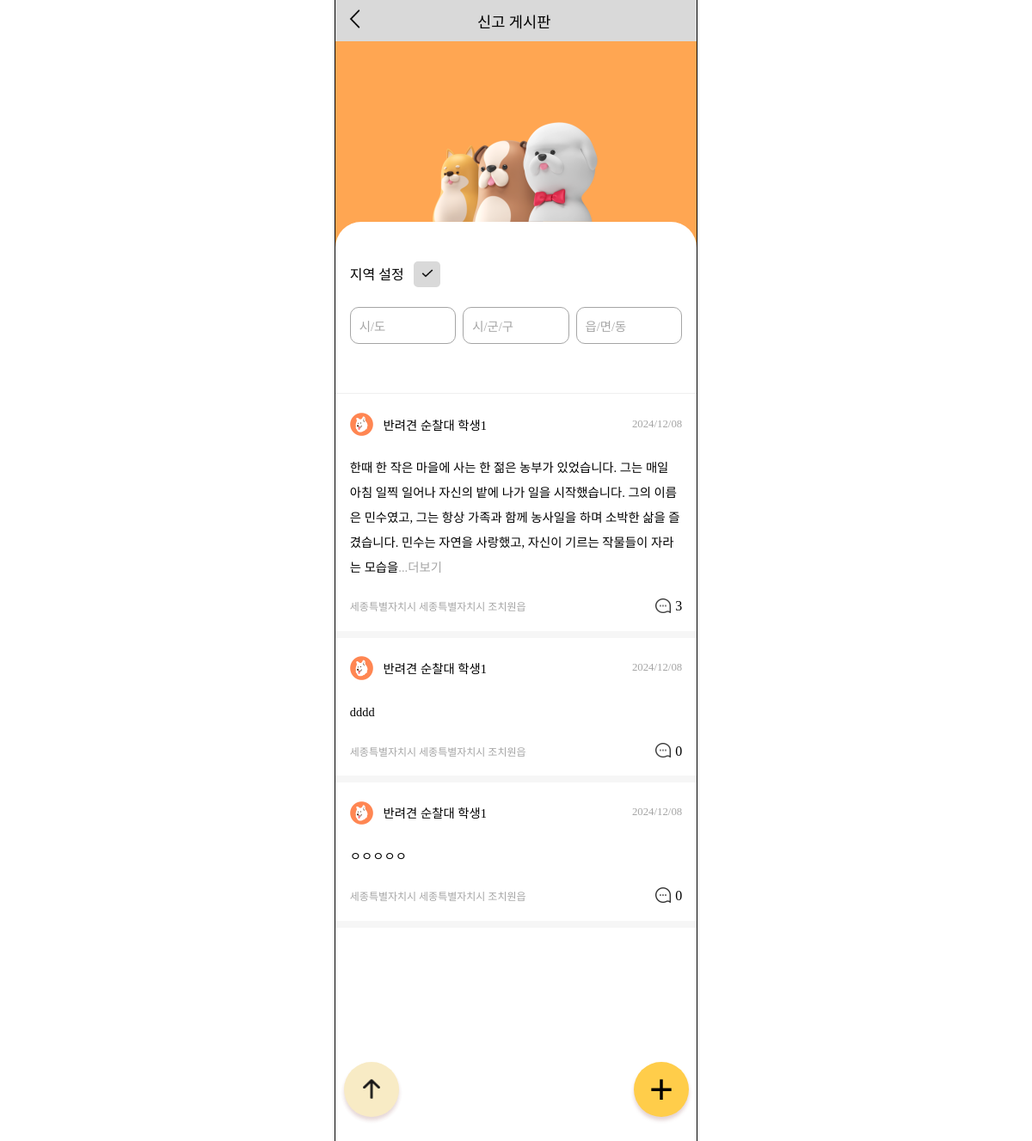
Before: /boards/petrol-board/ (signed in) with the older database file.
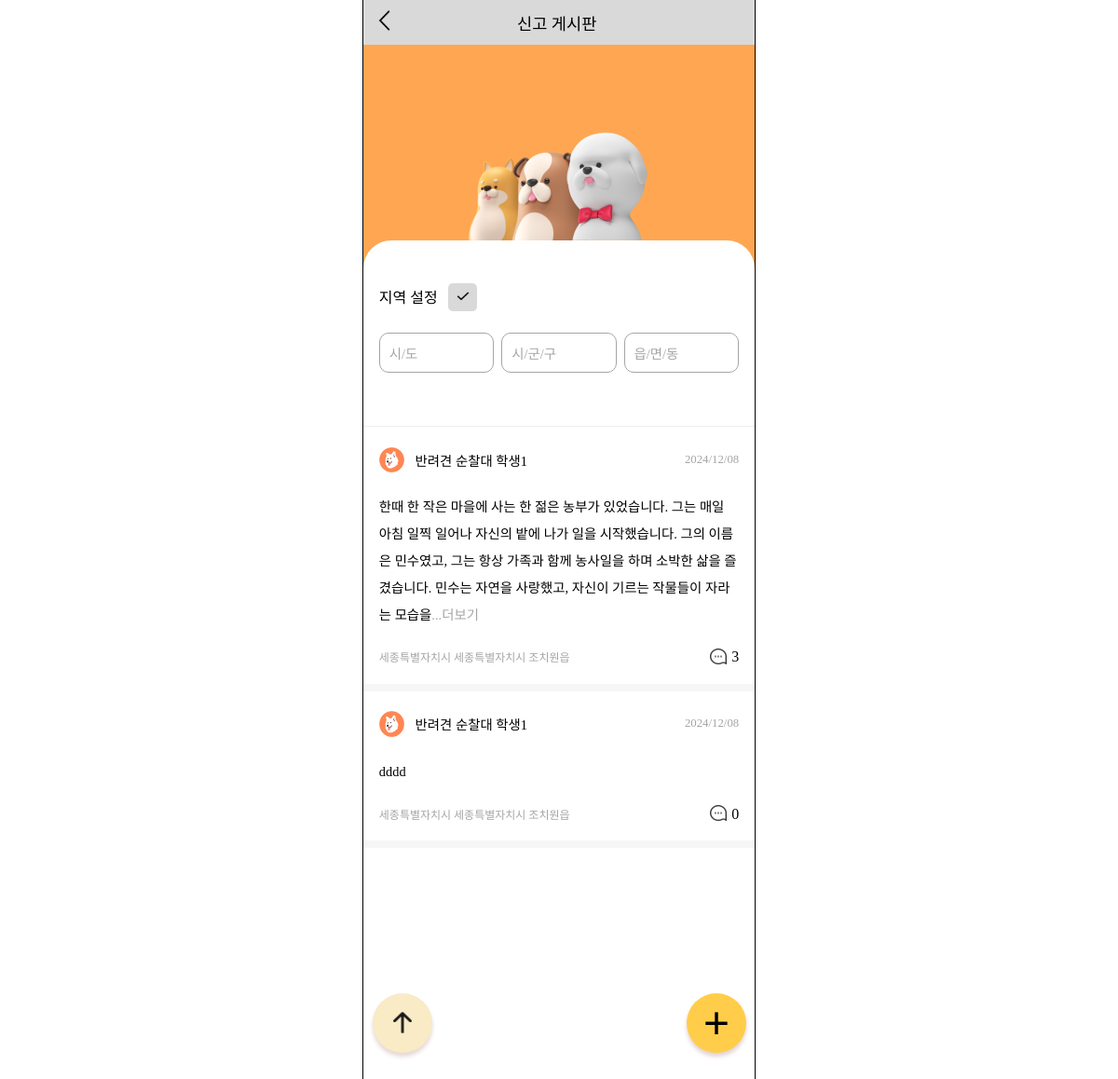
After: the same page with the newer database file.
### boards/models.py (models this page shows)
class Board(models.Model):
    user = models.ForeignKey(settings.AUTH_USER_MODEL, on_delete=models.CASCADE)
    region_sido = models.CharField(null=False, max_length=30, blank=False)
    region_sigungu = models.CharField(null=False, max_length=30, blank=False)
    region_dong = models.CharField(null=False, max_length=30, blank=False)
    created_at = models.DateTimeField(auto_now_add=True)
    image_path = models.ImageField(upload_to='boards/', null=True, blank=True)
    content = models.TextField(null=False, blank=False)
    board_type = models.ForeignKey(BoardType, on_delete=models.CASCADE, null=False, blank=False)

### accounts/models.py (models this page shows, shortened)
class Member(AbstractBaseUser):
    user_id = models.CharField(primary_key=True, max_length=15, null=False, blank=False, unique=True)
    email = models.EmailField(max_length=100, null=False, blank=False, unique=True)
    nickname = models.CharField(null=False, max_length=8, blank=False)
    region_sido = models.CharField(null=False, max_length=30, blank=False)
    region_sigungu = models.CharField(null=False, max_length=30, blank=False)
    region_dong = models.CharField(null=False, max_length=30, blank=False)
    member_type = models.ForeignKey(MemberType, on_delete=models.CASCADE, null=False, blank=False)
    is_active = models.BooleanField(default=True)
    is_admin = models.BooleanField(default=False)
    objects = UserManager()
    USERNAME_FIELD = 'user_id'
    REQUIRED_FIELDS = ['email', 'nickname', 'region_sido', 'region_sigungu', 'region_dong', 'member_type']
    def __str__(self):
        return self.user_id

class MemberType(models.Model):
    type_name = models.CharField(max_length=10)
    def __str__(self):
        return self.type_name

### boards/views.py (the view)
# urls.py: path('petrol-board/', views.petrol_board, name='petrol_board'),
def petrol_board(request):
    if request.method == 'POST':
        sido = request.POST.get('sido')
        sigungu = request.POST.get('sigungu')
        dong = request.POST.get('dong')
        boards = Board.objects.filter(region_sido=sido, region_sigungu=sigungu, region_dong=dong).order_by('-created_at')
    else:
        boards = Board.objects.all().order_by('-created_at')
    print(boards)
    user = Member.objects.get(user_id=request.user)
    comments = Comment.objects.all()
    for board in boards:
        board.comment_count = Comment.objects.filter(board=board).count()
    for board in boards:
        if len(board.content) > 150:
            board.short_content = board.content[:150]
        else:
            board.short_content = board.content
    context = {
        'boards': boards,
        'user': user,
        'comments': comments,
    }
    return render(request, 'boards/petrol_board_main.html', context)

### templates/boards/petrol_board_main.html (shortened to what the changed rows need)
<!DOCTYPE html>
{% load static %}
<html lang="ko">
<head>
    <link rel="stylesheet" href="{% static 'css/petrol_board_main.css' %}">
    <link rel="stylesheet" as="style" crossorigin href="https://cdn.jsdelivr.net/gh/ungveloper/web-fonts/SCoreDream/font-face.css" />
    <link rel="stylesheet" as="style" crossorigin href="https://cdn.jsdelivr.net/gh/ungveloper/web-fonts/SCoreDream/font-family.css" />
</head>
<body>
    <div class="container-content">
        <div class="contents">
            <div class="test">
                <div class="board-block">
                    <form class="region-block" action="{% url 'boards:petrol_board' %}" method="post">
                        <div class="block-title">
                        </div>
                        <div class="region">
                        </div>
                    </form>
                    {% for board in boards %}
                        <div class="post-block">
                            <a href="{% url 'boards:petrol_board_detail' board.id %}">
                                <div class="post-header">
                                    <div class="user-profile">
                                        <div class="user-img"><img src="{% static 'image/petrol_profile.png' %}" alt=""></div>
                                        <div class="user-name">{{ board.user.member_type }} <span class="text-strong">{{ board.user.nickname }}</span></div>
                                    </div>
                                    <div class="post-date">{{ board.created_at|date:"Y/m/d"  }}</div>
                                </div>
                                <div class="post-content">
                                    {{ board.short_content }}
                                </div>
                                <div class="post-footer">
                                    <div class="post-region">{{ board.region_sido }} {{ board.region_sigungu }} {{ board.region_dong }}</div>
                                    <div class="comment">
                                        <div class="comment-img">
                                            <img src="{% static 'image/speech-bubble.png' %}" alt="">
                                        </div>
                                        <div>
                                            {{ board.comment_count }}
                                        </div>
                                    </div>
                                </div>
                            </a>
                        </div>
                        <div class="gap-block"></div>
                    {% endfor %}
                </div>
            </div>
        </div>
    </div>
</body>
</html>

Changed rows visible on the page:
removed Board: user.member_type "반려견 순찰대", user.nickname "학생1", created_at "2024/12/08", short_content "ㅇㅇㅇㅇㅇ", region_sido "세종특별자치시", region_sigungu "세종특별자치시", region_dong "조치원읍", comment_count "0"
